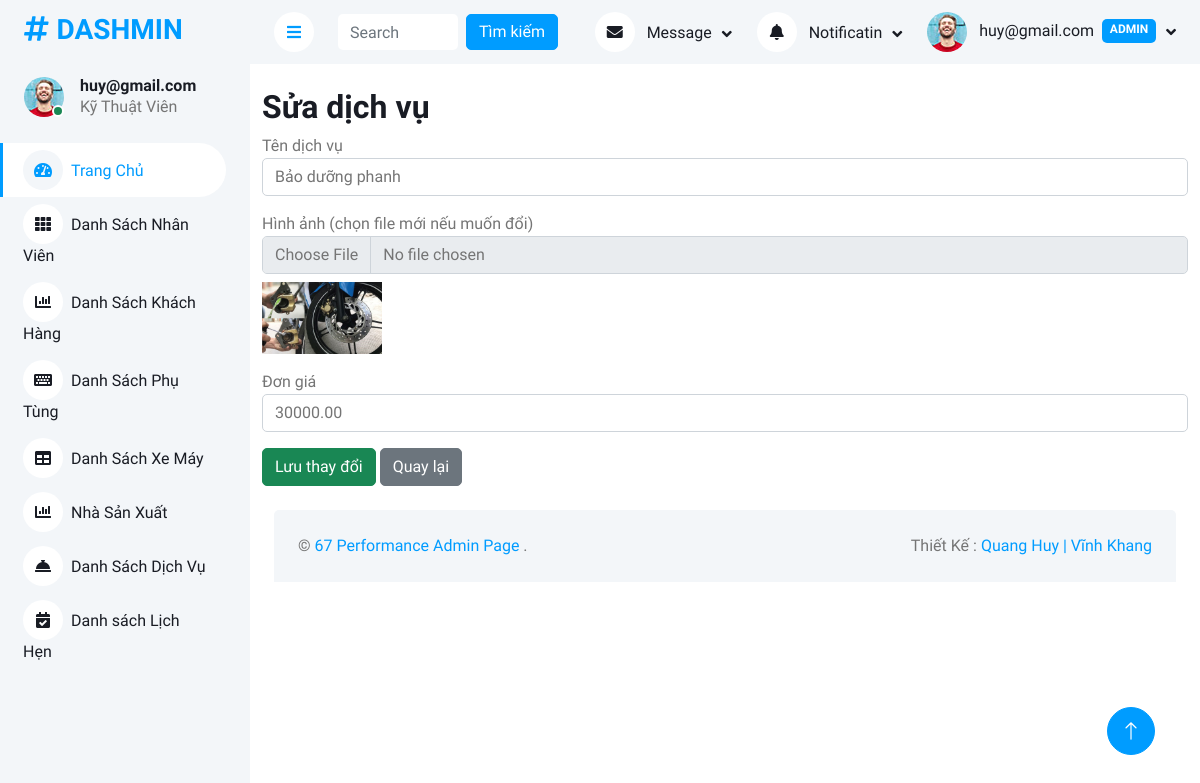
/Admin/dichvu.php?controller=dichvu&action=edit&id=3 (signed in), run on the app's committed database.
### tables this page shows
CREATE TABLE `dichvu` (
  `MaDV` int(11) NOT NULL,
  `TenDV` varchar(100) DEFAULT NULL,
  `HinhAnh` text DEFAULT NULL,
  `DonGia` decimal(10,2) DEFAULT NULL
);

### Admin/controllers/DichVuController.php (called while the page is built, shortened)
<?php
require_once __DIR__ . '/../models/DichVuModel.php';
class DichVuController
{
  private $model;
  public function __construct($db)
  {
    $this->model = new DichVuModel($db);
  }
  public function edit()
  {
    $id = $_GET['id'] ?? null;
    $dichvu = $this->model->getById($id);
    include __DIR__ . '/../views/dichvu/edit.php';
  }
}

### Admin/models/DichVuModel.php (called while the page is built, shortened)
<?php
class DichVuModel
{
  private $conn;
  public function __construct($db)
  {
    $this->conn = $db;
  }
  public function getById($id)
  {
    $stmt = $this->conn->prepare("SELECT * FROM dichvu WHERE MaDV = ?");
    $stmt->execute([$id]);
    return $stmt->fetch(PDO::FETCH_ASSOC);
  }
}

### Admin/views/dichvu/edit.php (the view, shortened to what this page needs)
<div class="container mt-4">
  <h2>Sửa dịch vụ</h2>
  <form method="post" enctype="multipart/form-data">
    <div class="mb-3">
      <label>Tên dịch vụ</label>
      <input name="TenDV" type="text" class="form-control" value="<?= htmlspecialchars($dichvu['TenDV']) ?>" required>
    </div>
    <div class="mb-3">
      <label>Hình ảnh (chọn file mới nếu muốn đổi)</label>
      <input name="HinhAnh" type="file" accept="image/*" class="form-control">
      <?php if (!empty($dichvu['HinhAnh'])): ?>
        <div class="mt-2">
          <img src="<?= htmlspecialchars($dichvu['HinhAnh']) ?>" alt="Hình dịch vụ"
            style="max-width:120px;max-height:90px;">
        </div>
      <?php endif; ?>
    </div>
    <div class="mb-3">
      <label>Đơn giá</label>
      <input name="DonGia" id="DonGia" type="number" min="1" class="form-control"
        value="<?= htmlspecialchars($dichvu['DonGia']) ?>" required>
    </div>
    <button type="submit" class="btn btn-success">Lưu thay đổi</button>
    <a href="?controller=dichvu&action=index" class="btn btn-secondary">Quay lại</a>
  </form>
</div>

### Admin/css/style.css (style rules this page uses)
:root { --primary: #009CFF; --light: #F3F6F9; --dark: #191C24; }
.btn { transition: .5s; }

### data on the page
dichvu: TenDV "Bảo dưỡng phanh", HinhAnh (picture), DonGia "30000.00"

### other printed values
$displayName "huy@gmail.com"
$roleLabel "Kỹ Thuật Viên"
